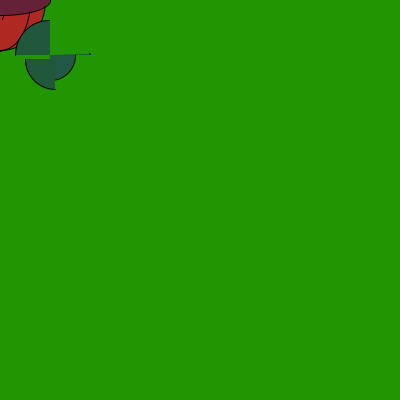
Frame 1 (no input)
Frame 60 (the mouse pressed at the canvas centre just before this capture): identical to frame 1, image omitted
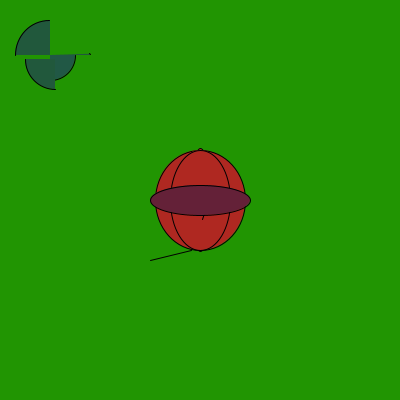
Frame 120 (the mouse held since frame 60 and released just before this capture)

The Processing sketch that drew these frames (run headless with seeded random() and noise(); from frame 60 on, the mouse is pressed at the canvas centre):

// Processing sketch: processing_52631
// ── processing_52631.pde


void setup () {
  size(400,400);
  smooth();
  frameRate(13);}
  
  void draw() {
    ///background
    background(33,149,2);
    stroke(0);
    fill(175,40,33);
    
    ellipse(mouseX,mouseY,20,103);
    ellipse(mouseX,mouseY,90,100);
   ellipse(mouseX,mouseY,60,100);
 
  
  
  fill(33,88,69);
    arc(50, 55, 50, 50, 0, PI/2);
fill(33,88,60);
arc(55, 59, 60, 60, PI/2, PI);
arc(50, 55, 70, 70, PI, TWO_PI-PI/2);
arc(50, 55, 80, 80, TWO_PI-PI/100, TWO_PI);
    
    stroke(0);
    fill(100,33,56);
     
  line(mouseX-9,mouseY+50,pmouseX-50,mouseY+60);
  line(mouseX+2,mouseY+19,pmouseX+9,pmouseY-2); 
  ellipse(mouseX,mouseY,100,30);
}
  
 void mousePressed() {
    stroke(0);
    fill(17,33,55);
    ellipseMode(CENTER);
  ellipse(mouseX,mouseY,13,19);
  ellipse(mouseX,mouseY,12,12);
 
 ellipse(mouseX+2,mouseY-8,pmouseX-5,pmouseY+3); 
 



 
}


 
  


 

 
